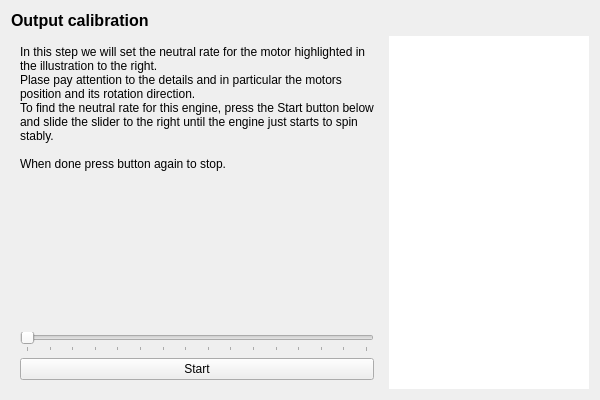
<?xml version="1.0" encoding="UTF-8"?>
<ui version="4.0">
 <class>OutputCalibrationPage</class>
 <widget class="QWizardPage" name="OutputCalibrationPage">
  <property name="geometry">
   <rect>
    <x>0</x>
    <y>0</y>
    <width>600</width>
    <height>400</height>
   </rect>
  </property>
  <property name="windowTitle">
   <string>WizardPage</string>
  </property>
  <layout class="QGridLayout" name="gridLayout">
   <item row="0" column="0">
    <widget class="QLabel" name="label_2">
     <property name="font">
      <font>
       <pointsize>12</pointsize>
       <weight>75</weight>
       <bold>true</bold>
      </font>
     </property>
     <property name="text">
      <string>Output calibration</string>
     </property>
     <property name="alignment">
      <set>Qt::AlignLeading|Qt::AlignLeft|Qt::AlignVCenter</set>
     </property>
    </widget>
   </item>
   <item row="1" column="0">
    <widget class="QStackedWidget" name="calibrationStack">
     <property name="currentIndex">
      <number>1</number>
     </property>
     <widget class="QWidget" name="intro">
      <layout class="QVBoxLayout" name="verticalLayout_3">
       <item>
        <widget class="QLabel" name="label_3">
         <property name="text">
          <string>&lt;!DOCTYPE HTML PUBLIC &quot;-//W3C//DTD HTML 4.0//EN&quot; &quot;http://www.w3.org/TR/REC-html40/strict.dtd&quot;&gt;
&lt;html&gt;&lt;head&gt;&lt;meta name=&quot;qrichtext&quot; content=&quot;1&quot; /&gt;&lt;style type=&quot;text/css&quot;&gt;
p, li { white-space: pre-wrap; }
&lt;/style&gt;&lt;/head&gt;&lt;body style=&quot; font-family:'MS Shell Dlg 2'; font-size:8pt; font-weight:400; font-style:normal;&quot;&gt;
&lt;p style=&quot; margin-top:12px; margin-bottom:12px; margin-left:0px; margin-right:0px; -qt-block-indent:0; text-indent:0px;&quot;&gt;&lt;span style=&quot; font-family:'Lucida Grande'; font-size:10pt;&quot;&gt;It is now time to calibrate the output levels for the signals controlling your vehicle. &lt;/span&gt;&lt;/p&gt;
&lt;p align=&quot;center&quot; style=&quot; margin-top:12px; margin-bottom:12px; margin-left:0px; margin-right:0px; -qt-block-indent:0; text-indent:0px;&quot;&gt;&lt;span style=&quot; font-family:'Lucida Grande'; font-size:10pt; font-weight:600; color:#ff0000;&quot;&gt;VERY IMPORTANT!&lt;/span&gt;&lt;span style=&quot; font-family:'Lucida Grande'; font-size:10pt;&quot;&gt;&lt;br /&gt;&lt;/span&gt;&lt;span style=&quot; font-family:'Lucida Grande'; font-size:10pt; font-weight:600; color:#ff0000;&quot;&gt;REMOVE ALL PROPELLERS FROM THE VEHICLE BEFORE PROCEEDING!&lt;/span&gt;&lt;/p&gt;
&lt;p style=&quot; margin-top:0px; margin-bottom:0px; margin-left:0px; margin-right:0px; -qt-block-indent:0; text-indent:0px;&quot;&gt;&lt;span style=&quot; font-family:'Lucida Grande'; font-size:10pt;&quot;&gt;Connect all components according to the illustration on the summary page, and provide power using an external power supply such as a battery before continuing.&lt;/span&gt;&lt;/p&gt;
&lt;p style=&quot;-qt-paragraph-type:empty; margin-top:0px; margin-bottom:0px; margin-left:0px; margin-right:0px; -qt-block-indent:0; text-indent:0px; font-family:'Lucida Grande'; font-size:10pt;&quot;&gt;&lt;br /&gt;&lt;/p&gt;
&lt;p style=&quot; margin-top:0px; margin-bottom:0px; margin-left:0px; margin-right:0px; -qt-block-indent:0; text-indent:0px;&quot;&gt;&lt;span style=&quot; font-family:'Lucida Grande'; font-size:10pt;&quot;&gt;Depending on what vehicle you have selected, both the motors controlled by ESCs and/or servos controlled directly by the OpenPilot controller may have to be calibrated. The following steps will guide you safely through this process. &lt;/span&gt;&lt;/p&gt;&lt;/body&gt;&lt;/html&gt;</string>
         </property>
         <property name="alignment">
          <set>Qt::AlignLeading|Qt::AlignLeft|Qt::AlignTop</set>
         </property>
         <property name="wordWrap">
          <bool>true</bool>
         </property>
        </widget>
       </item>
      </layout>
     </widget>
     <widget class="QWidget" name="motorNeutral">
      <layout class="QVBoxLayout" name="verticalLayout_4">
       <item>
        <widget class="QLabel" name="label_4">
         <property name="text">
          <string>In this step we will set the neutral rate for the motor highlighted in the illustration to the right. 
Plase pay attention to the details and in particular the motors position and its rotation direction.
To find the neutral rate for this engine, press the Start button below and slide the slider to the right until the engine just starts to spin stably. 

When done press button again to stop.</string>
         </property>
         <property name="alignment">
          <set>Qt::AlignLeading|Qt::AlignLeft|Qt::AlignTop</set>
         </property>
         <property name="wordWrap">
          <bool>true</bool>
         </property>
        </widget>
       </item>
       <item>
        <widget class="QSlider" name="motorNeutralSlider">
         <property name="enabled">
          <bool>false</bool>
         </property>
         <property name="minimum">
          <number>1000</number>
         </property>
         <property name="maximum">
          <number>1300</number>
         </property>
         <property name="singleStep">
          <number>10</number>
         </property>
         <property name="pageStep">
          <number>20</number>
         </property>
         <property name="orientation">
          <enum>Qt::Horizontal</enum>
         </property>
         <property name="invertedAppearance">
          <bool>false</bool>
         </property>
         <property name="tickPosition">
          <enum>QSlider::TicksBelow</enum>
         </property>
         <property name="tickInterval">
          <number>20</number>
         </property>
        </widget>
       </item>
       <item>
        <widget class="QPushButton" name="motorNeutralButton">
         <property name="text">
          <string>Start</string>
         </property>
         <property name="checkable">
          <bool>true</bool>
         </property>
         <property name="checked">
          <bool>false</bool>
         </property>
        </widget>
       </item>
      </layout>
     </widget>
     <widget class="QWidget" name="servoNeutral">
      <layout class="QVBoxLayout" name="verticalLayout_5">
       <item>
        <widget class="QLabel" name="label_6">
         <property name="text">
          <string>&lt;html&gt;&lt;head/&gt;&lt;body&gt;&lt;p&gt;This step calibrates the center position of the servo. To set the center position for this servo, press the Start button below and slide the slider to center the servo. &lt;/p&gt;&lt;p&gt;When done press button again to stop.&lt;/p&gt;&lt;/body&gt;&lt;/html&gt;</string>
         </property>
         <property name="alignment">
          <set>Qt::AlignLeading|Qt::AlignLeft|Qt::AlignTop</set>
         </property>
         <property name="wordWrap">
          <bool>true</bool>
         </property>
        </widget>
       </item>
       <item>
        <widget class="QSlider" name="servoCenterSlider">
         <property name="enabled">
          <bool>false</bool>
         </property>
         <property name="minimum">
          <number>1000</number>
         </property>
         <property name="maximum">
          <number>2000</number>
         </property>
         <property name="singleStep">
          <number>10</number>
         </property>
         <property name="pageStep">
          <number>20</number>
         </property>
         <property name="value">
          <number>1500</number>
         </property>
         <property name="tracking">
          <bool>true</bool>
         </property>
         <property name="orientation">
          <enum>Qt::Horizontal</enum>
         </property>
         <property name="invertedAppearance">
          <bool>false</bool>
         </property>
         <property name="invertedControls">
          <bool>false</bool>
         </property>
         <property name="tickPosition">
          <enum>QSlider::TicksBelow</enum>
         </property>
         <property name="tickInterval">
          <number>40</number>
         </property>
        </widget>
       </item>
       <item>
        <widget class="QPushButton" name="servoCenterButton">
         <property name="text">
          <string>Start</string>
         </property>
         <property name="checkable">
          <bool>true</bool>
         </property>
         <property name="checked">
          <bool>false</bool>
         </property>
        </widget>
       </item>
      </layout>
     </widget>
     <widget class="QWidget" name="servoMinMax">
      <layout class="QVBoxLayout" name="verticalLayout">
       <item>
        <widget class="QLabel" name="label_7">
         <property name="text">
          <string>&lt;html&gt;&lt;head/&gt;&lt;body&gt;&lt;p&gt;To save the servo and other hardware from damage we have to set the max and min angles for the servo. &lt;/p&gt;&lt;p&gt;To set the minimum angle for the servo, press the Start button below and select the top slider and slide it to the left until min angle is reached.&lt;/p&gt;&lt;p&gt;When done press button again to stop.&lt;/p&gt;&lt;/body&gt;&lt;/html&gt;</string>
         </property>
         <property name="alignment">
          <set>Qt::AlignLeading|Qt::AlignLeft|Qt::AlignTop</set>
         </property>
         <property name="wordWrap">
          <bool>true</bool>
         </property>
        </widget>
       </item>
       <item>
        <widget class="QSlider" name="servoMinAngleSlider">
         <property name="enabled">
          <bool>false</bool>
         </property>
         <property name="minimum">
          <number>1000</number>
         </property>
         <property name="maximum">
          <number>1500</number>
         </property>
         <property name="singleStep">
          <number>10</number>
         </property>
         <property name="pageStep">
          <number>20</number>
         </property>
         <property name="value">
          <number>1500</number>
         </property>
         <property name="tracking">
          <bool>true</bool>
         </property>
         <property name="orientation">
          <enum>Qt::Horizontal</enum>
         </property>
         <property name="invertedAppearance">
          <bool>false</bool>
         </property>
         <property name="invertedControls">
          <bool>false</bool>
         </property>
         <property name="tickPosition">
          <enum>QSlider::TicksBelow</enum>
         </property>
         <property name="tickInterval">
          <number>40</number>
         </property>
        </widget>
       </item>
       <item>
        <widget class="QPushButton" name="servoMinAngleButton">
         <property name="text">
          <string>Start</string>
         </property>
         <property name="checkable">
          <bool>true</bool>
         </property>
         <property name="checked">
          <bool>false</bool>
         </property>
        </widget>
       </item>
      </layout>
     </widget>
     <widget class="QWidget" name="page">
      <layout class="QVBoxLayout" name="verticalLayout_2">
       <item>
        <widget class="QLabel" name="label_8">
         <property name="text">
          <string>&lt;html&gt;&lt;head/&gt;&lt;body&gt;&lt;p&gt;To set the maximum angle for the servo, press the Start button below and select the top slider and slide it to the right until max angle is reached.&lt;/p&gt;&lt;p&gt;When done press button again to stop.&lt;/p&gt;&lt;/body&gt;&lt;/html&gt;</string>
         </property>
         <property name="alignment">
          <set>Qt::AlignLeading|Qt::AlignLeft|Qt::AlignTop</set>
         </property>
         <property name="wordWrap">
          <bool>true</bool>
         </property>
        </widget>
       </item>
       <item>
        <widget class="QSlider" name="servoMaxAngleSlider">
         <property name="enabled">
          <bool>false</bool>
         </property>
         <property name="minimum">
          <number>1500</number>
         </property>
         <property name="maximum">
          <number>2000</number>
         </property>
         <property name="singleStep">
          <number>10</number>
         </property>
         <property name="pageStep">
          <number>20</number>
         </property>
         <property name="value">
          <number>1500</number>
         </property>
         <property name="tracking">
          <bool>true</bool>
         </property>
         <property name="orientation">
          <enum>Qt::Horizontal</enum>
         </property>
         <property name="invertedAppearance">
          <bool>false</bool>
         </property>
         <property name="invertedControls">
          <bool>false</bool>
         </property>
         <property name="tickPosition">
          <enum>QSlider::TicksBelow</enum>
         </property>
         <property name="tickInterval">
          <number>40</number>
         </property>
        </widget>
       </item>
       <item>
        <widget class="QPushButton" name="servoMaxAngleButton">
         <property name="text">
          <string>Start</string>
         </property>
         <property name="checkable">
          <bool>true</bool>
         </property>
         <property name="checked">
          <bool>false</bool>
         </property>
        </widget>
       </item>
      </layout>
     </widget>
    </widget>
   </item>
   <item row="1" column="1">
    <widget class="QGraphicsView" name="vehicleView">
     <property name="sizePolicy">
      <sizepolicy hsizetype="Minimum" vsizetype="Minimum">
       <horstretch>0</horstretch>
       <verstretch>0</verstretch>
      </sizepolicy>
     </property>
     <property name="minimumSize">
      <size>
       <width>200</width>
       <height>200</height>
      </size>
     </property>
     <property name="frameShape">
      <enum>QFrame::NoFrame</enum>
     </property>
    </widget>
   </item>
  </layout>
 </widget>
 <resources/>
 <connections>
  <connection>
   <sender>motorNeutralButton</sender>
   <signal>toggled(bool)</signal>
   <receiver>motorNeutralSlider</receiver>
   <slot>setEnabled(bool)</slot>
   <hints>
    <hint type="sourcelabel">
     <x>147</x>
     <y>291</y>
    </hint>
    <hint type="destinationlabel">
     <x>150</x>
     <y>249</y>
    </hint>
   </hints>
  </connection>
  <connection>
   <sender>servoMinAngleButton</sender>
   <signal>toggled(bool)</signal>
   <receiver>servoMinAngleSlider</receiver>
   <slot>setEnabled(bool)</slot>
   <hints>
    <hint type="sourcelabel">
     <x>147</x>
     <y>291</y>
    </hint>
    <hint type="destinationlabel">
     <x>150</x>
     <y>249</y>
    </hint>
   </hints>
  </connection>
  <connection>
   <sender>servoMaxAngleButton</sender>
   <signal>toggled(bool)</signal>
   <receiver>servoMaxAngleSlider</receiver>
   <slot>setEnabled(bool)</slot>
   <hints>
    <hint type="sourcelabel">
     <x>147</x>
     <y>291</y>
    </hint>
    <hint type="destinationlabel">
     <x>150</x>
     <y>249</y>
    </hint>
   </hints>
  </connection>
  <connection>
   <sender>servoCenterButton</sender>
   <signal>toggled(bool)</signal>
   <receiver>servoCenterSlider</receiver>
   <slot>setEnabled(bool)</slot>
   <hints>
    <hint type="sourcelabel">
     <x>147</x>
     <y>291</y>
    </hint>
    <hint type="destinationlabel">
     <x>150</x>
     <y>249</y>
    </hint>
   </hints>
  </connection>
 </connections>
</ui>
